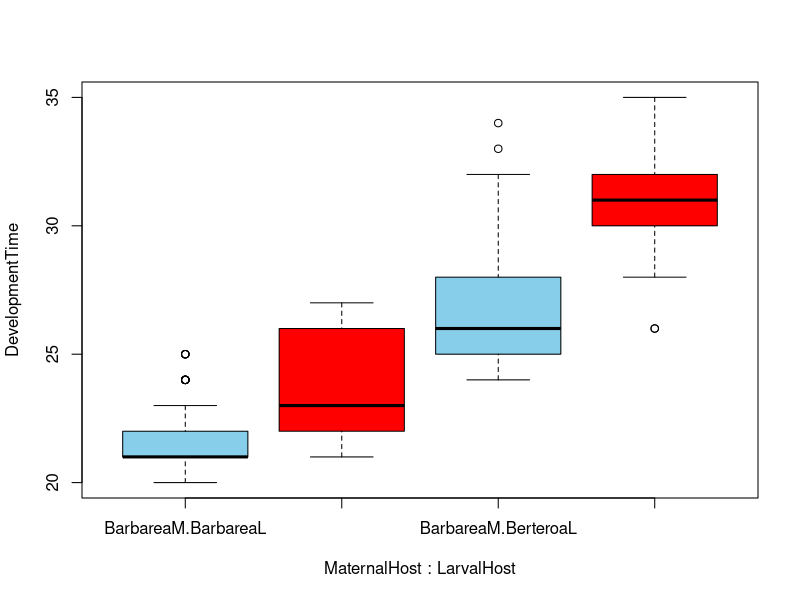
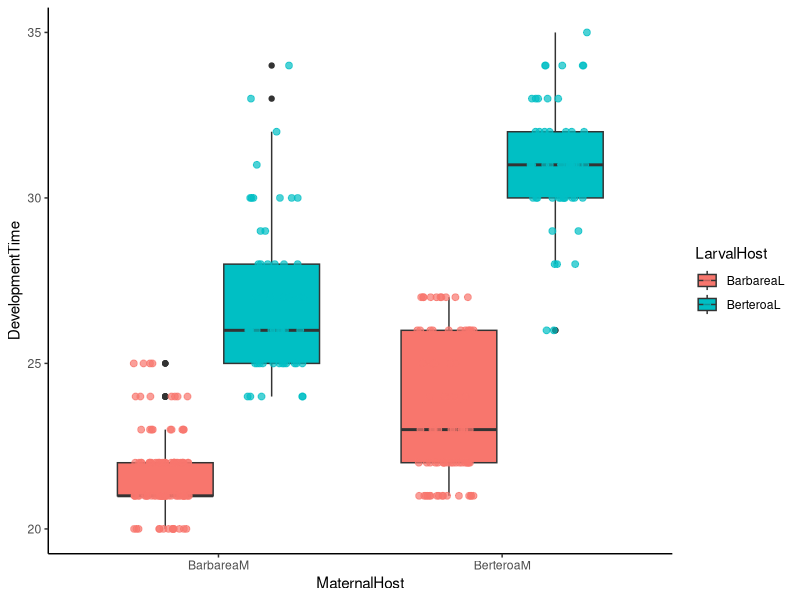
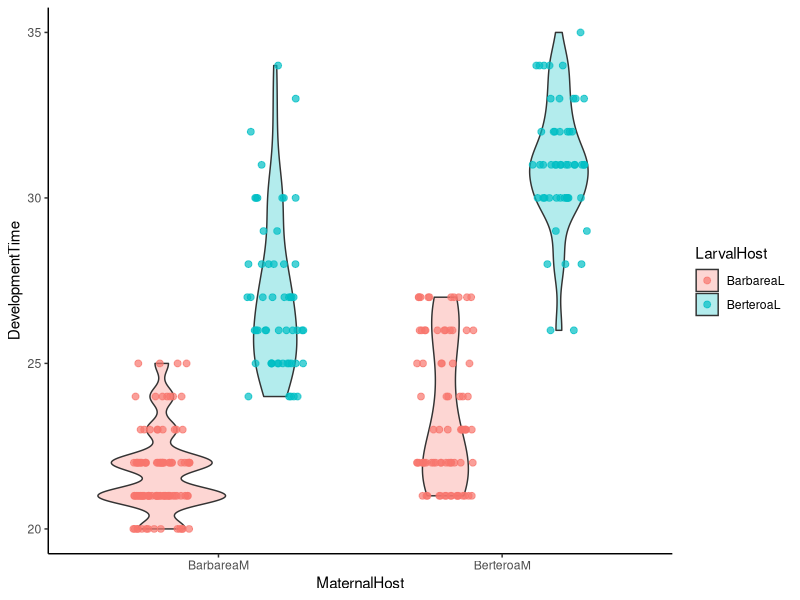

Recreate these plots in R, in order.
library(ggplot2)
# read the data####
df_butterflies <- read.csv("./data/butterflies.csv")
# names(df_butterflies)
# head(df_butterflies)

# renaming
df_butterflies$LarvalHost = paste0(df_butterflies$LarvalHost, "L")
df_butterflies$MaternalHost = paste0(df_butterflies$MaternalHost, "M")

# mean and sd values
# mn_t <- tapply(df_butterflies$DevelopmentTime, list(df_butterflies$MaternalHost, df_butterflies$LarvalHost), mean)
# md_t <- tapply(df_butterflies$DevelopmentTime, list(df_butterflies$MaternalHost, df_butterflies$LarvalHost), median)
# the above are rly not that different
# sd_t <- tapply(df_butterflies$DevelopmentTime, list(df_butterflies$MaternalHost, df_butterflies$LarvalHost), sd)

# model ####
dev_model <- lm(DevelopmentTime ~ MaternalHost * LarvalHost, data = df_butterflies)
summary(dev_model)

# dev_model2 <- lm(DevelopmentTime ~ LarvalHost * MaternalHost, data = df_butterflies)
# summary(dev_model2)

anova(dev_model)
# Analysis of Variance Table

# Response: DevelopmentTime
#                          Df  Sum Sq Mean Sq F value    Pr(>F)    
# MaternalHost              1  623.61  623.61  177.90 < 2.2e-16 ***
# LarvalHost                1 2682.41 2682.41  765.21 < 2.2e-16 ***
# MaternalHost:LarvalHost   1   80.80   80.80   23.05 2.561e-06 ***
# Residuals               283  992.05    3.51                      

SS_T_dev = 623.61 + 2682.41 + 80.80 + 992.05




# plot ####
boxplot(DevelopmentTime ~ MaternalHost + LarvalHost, data = df_butterflies,
col = c("skyblue", "red")
)

ggplot(df_butterflies, aes(x = MaternalHost, y = DevelopmentTime, fill = LarvalHost)) +
  geom_boxplot() +  # boxes side by side
  geom_jitter(aes(color = LarvalHost),
              position = position_jitterdodge(jitter.width = 0.2, dodge.width = 0.8),
              size = 2, alpha = 0.7) +
  theme_classic()

?geom_boxplot

ggplot(df_butterflies, aes(x = MaternalHost, y = DevelopmentTime, fill = LarvalHost)) +
  geom_violin(position = position_dodge(width = 0.8), alpha = 0.3) +
  geom_jitter(aes(color = LarvalHost),
              position = position_jitterdodge(jitter.width = 0.2, dodge.width = 0.8),
              size = 2, alpha = 0.7) +
  theme_classic()

